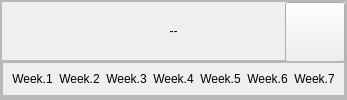
     <widget class="QWidget" name="pageEditInMonth">
      <layout class="QVBoxLayout" name="verticalLayout_14">
       <property name="spacing">
        <number>0</number>
       </property>
       <property name="leftMargin">
        <number>0</number>
       </property>
       <property name="topMargin">
        <number>0</number>
       </property>
       <property name="rightMargin">
        <number>0</number>
       </property>
       <property name="bottomMargin">
        <number>0</number>
       </property>
       <item>
        <widget class="QFrame" name="frameMonthCommon">
         <property name="frameShape">
          <enum>QFrame::StyledPanel</enum>
         </property>
         <property name="frameShadow">
          <enum>QFrame::Raised</enum>
         </property>
         <layout class="QVBoxLayout" name="verticalLayout_15">
          <property name="spacing">
           <number>0</number>
          </property>
          <property name="leftMargin">
           <number>0</number>
          </property>
          <property name="topMargin">
           <number>0</number>
          </property>
          <property name="rightMargin">
           <number>0</number>
          </property>
          <property name="bottomMargin">
           <number>0</number>
          </property>
          <item>
           <widget class="QFrame" name="frameCommonMonthTitle">
            <property name="minimumSize">
             <size>
              <width>0</width>
              <height>60</height>
             </size>
            </property>
            <property name="maximumSize">
             <size>
              <width>16777215</width>
              <height>60</height>
             </size>
            </property>
            <property name="frameShape">
             <enum>QFrame::StyledPanel</enum>
            </property>
            <property name="frameShadow">
             <enum>QFrame::Raised</enum>
            </property>
            <layout class="QHBoxLayout" name="horizontalLayout_3">
             <property name="spacing">
              <number>0</number>
             </property>
             <property name="leftMargin">
              <number>60</number>
             </property>
             <property name="topMargin">
              <number>0</number>
             </property>
             <property name="rightMargin">
              <number>0</number>
             </property>
             <property name="bottomMargin">
              <number>0</number>
             </property>
             <item>
              <widget class="QLabel" name="labelMonthTitle_Common">
               <property name="text">
                <string>--</string>
               </property>
               <property name="alignment">
                <set>Qt::AlignCenter</set>
               </property>
              </widget>
             </item>
             <item>
              <widget class="QPushButton" name="buttonMonthListView">
               <property name="minimumSize">
                <size>
                 <width>60</width>
                 <height>60</height>
                </size>
               </property>
               <property name="maximumSize">
                <size>
                 <width>60</width>
                 <height>60</height>
                </size>
               </property>
               <property name="text">
                <string/>
               </property>
              </widget>
             </item>
            </layout>
           </widget>
          </item>
          <item>
           <widget class="QFrame" name="frameMonthCommonContainer">
            <property name="frameShape">
             <enum>QFrame::StyledPanel</enum>
            </property>
            <property name="frameShadow">
             <enum>QFrame::Raised</enum>
            </property>
            <layout class="QVBoxLayout" name="verticalLayout_16">
             <property name="spacing">
              <number>0</number>
             </property>
             <property name="leftMargin">
              <number>0</number>
             </property>
             <property name="topMargin">
              <number>0</number>
             </property>
             <property name="rightMargin">
              <number>0</number>
             </property>
             <property name="bottomMargin">
              <number>0</number>
             </property>
             <item>
              <widget class="QFrame" name="frame_2">
               <property name="frameShape">
                <enum>QFrame::StyledPanel</enum>
               </property>
               <property name="frameShadow">
                <enum>QFrame::Raised</enum>
               </property>
               <layout class="QHBoxLayout" name="horizontalLayout_16">
                <item>
                 <widget class="QLabel" name="labelMonthDetailWeek_1">
                  <property name="text">
                   <string>Week.1</string>
                  </property>
                  <property name="alignment">
                   <set>Qt::AlignCenter</set>
                  </property>
                 </widget>
                </item>
                <item>
                 <widget class="QLabel" name="labelMonthDetailWeek_2">
                  <property name="text">
                   <string>Week.2</string>
                  </property>
                  <property name="alignment">
                   <set>Qt::AlignCenter</set>
                  </property>
                 </widget>
                </item>
                <item>
                 <widget class="QLabel" name="labelMonthDetailWeek_3">
                  <property name="text">
                   <string>Week.3</string>
                  </property>
                  <property name="alignment">
                   <set>Qt::AlignCenter</set>
                  </property>
                 </widget>
                </item>
                <item>
                 <widget class="QLabel" name="labelMonthDetailWeek_4">
                  <property name="text">
                   <string>Week.4</string>
                  </property>
                  <property name="alignment">
                   <set>Qt::AlignCenter</set>
                  </property>
                 </widget>
                </item>
                <item>
                 <widget class="QLabel" name="labelMonthDetailWeek_5">
                  <property name="text">
                   <string>Week.5</string>
                  </property>
                  <property name="alignment">
                   <set>Qt::AlignCenter</set>
                  </property>
                 </widget>
                </item>
                <item>
                 <widget class="QLabel" name="labelMonthDetailWeek_6">
                  <property name="text">
                   <string>Week.6</string>
                  </property>
                  <property name="alignment">
                   <set>Qt::AlignCenter</set>
                  </property>
                 </widget>
                </item>
                <item>
                 <widget class="QLabel" name="labelMonthDetailWeek_7">
                  <property name="text">
                   <string>Week.7</string>
                  </property>
                  <property name="alignment">
                   <set>Qt::AlignCenter</set>
                  </property>
                 </widget>
                </item>
               </layout>
              </widget>
             </item>
             <item>
              <widget class="QFrame" name="frameMonthDetailButtonContainer">
               <property name="sizePolicy">
                <sizepolicy hsizetype="Preferred" vsizetype="Expanding">
                 <horstretch>0</horstretch>
                 <verstretch>0</verstretch>
                </sizepolicy>
               </property>
               <property name="frameShape">
                <enum>QFrame::StyledPanel</enum>
               </property>
               <property name="frameShadow">
                <enum>QFrame::Raised</enum>
               </property>
              </widget>
             </item>
            </layout>
           </widget>
          </item>
         </layout>
        </widget>
       </item>
      </layout>
     </widget>
